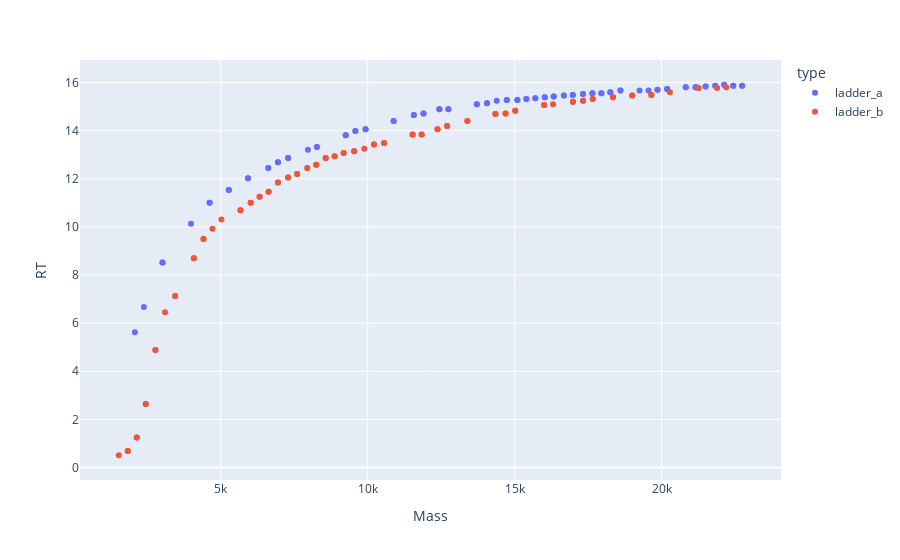

Here is the notebook cell this chart was saved with:
### Code cell
# df_5p = pd.read_excel('~/Downloads/df_phe74_5p_filter.xlsx')
# df_3p = pd.read_excel('~/Downloads/df_phe74_3p_filter.xlsx')
df_5p = pd.read_excel('~/Documents/BioPharmaFinder/ZhangLab/Data/Outputs_phe/cc5p_revised.xlsx')
df_3p = pd.read_excel('~/Documents/BioPharmaFinder/ZhangLab/Data/Outputs_phe/cc3p_revised.xlsx')

df_5p = thermo_df(df_5p)
df_3p = thermo_df(df_3p)
plotly_zones(df_5p, df_3p)
